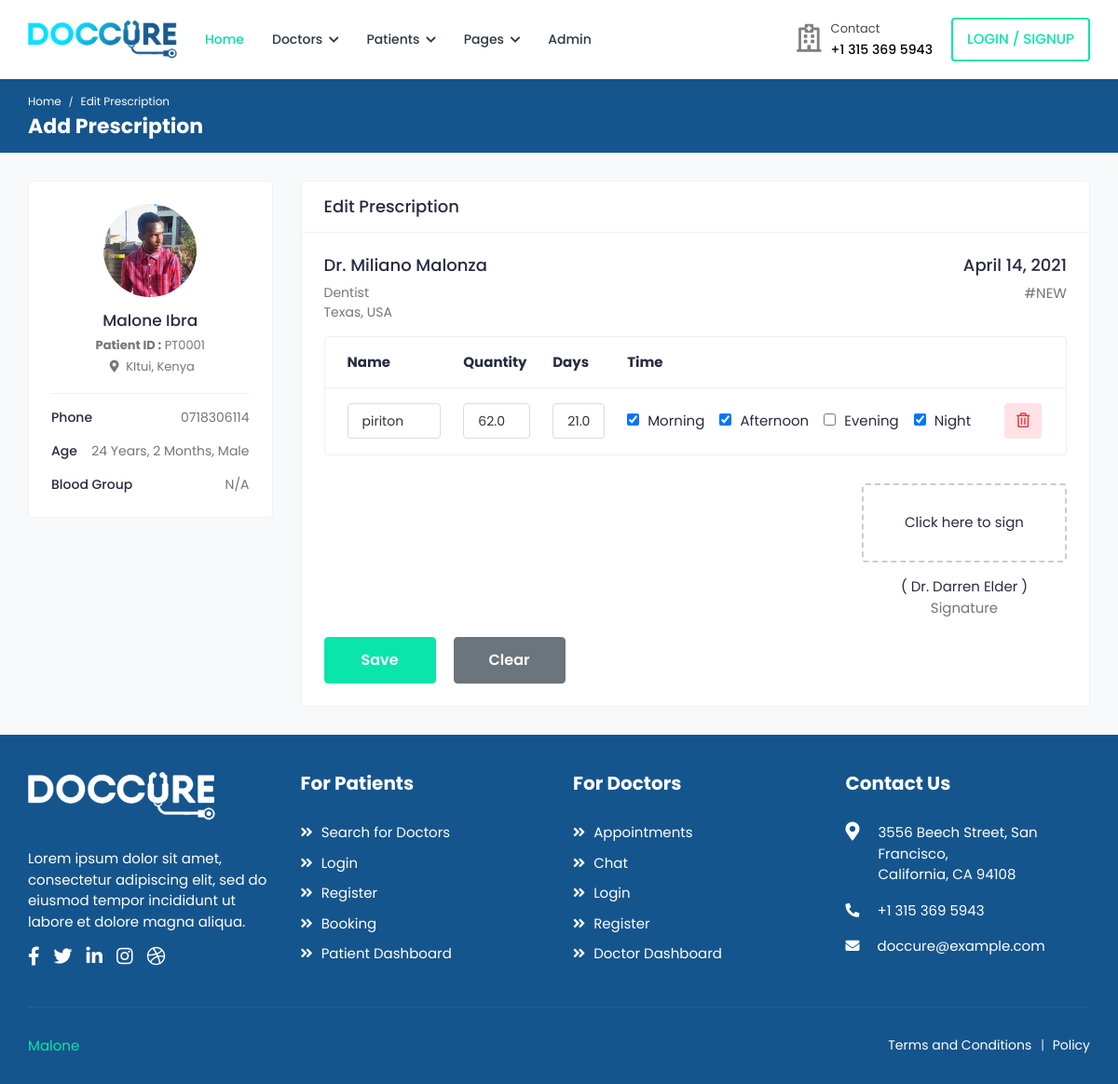
The app's page /doctors/edit-prescription/1/piriton/1/ (signed in), older data.
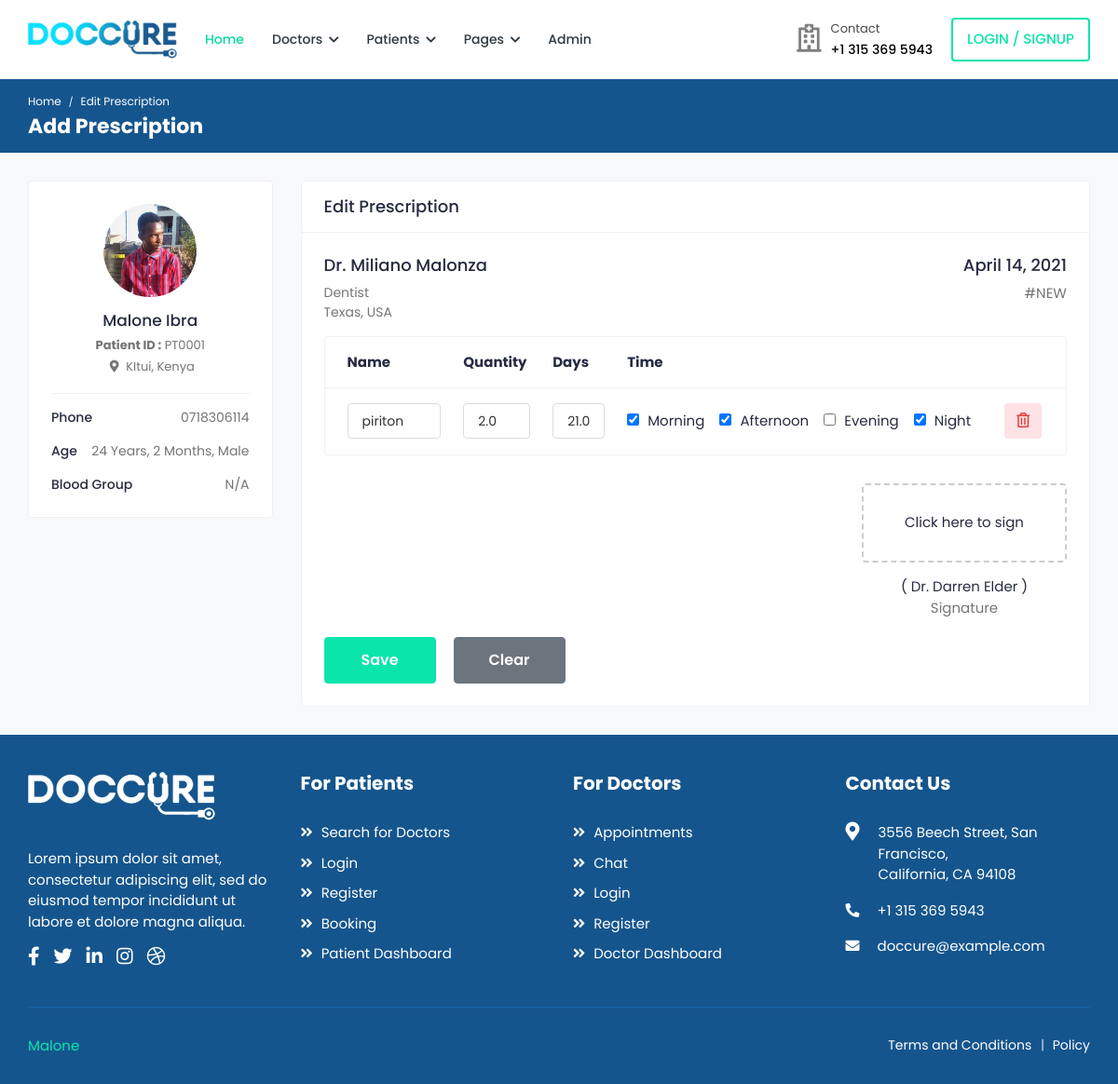
The same page, newer data.
### appointments/models.py (models this page shows, shortened)
class Prescription(models.Model):
	patient = models.ForeignKey(Patient, on_delete=models.CASCADE)
	doctor = models.ForeignKey(Doctor, on_delete=models.CASCADE)
	date = models.DateTimeField('Prescription Date', auto_now_add=True)
	name = models.CharField('Name', max_length=50)
	quantity = models.FloatField('Quantity', default=0.0)
	days = models.FloatField('Prescription Days', default=0.00)
	morning = models.BooleanField('Morning', default=False)
	afternoon = models.BooleanField('Afternoon', default=False)
	evening = models.BooleanField('Evening', default=False)
	night = models.BooleanField('Night', default=False)

### appointments/views.py (the view)
@login_required(login_url='/login/')
@user_passes_test(check_doctor, login_url='/login/')
@user_passes_test(check_settings, login_url='/doctors/profile-settings/')
def edit_prescription(request, patient_id, slug, prescription_id):
	doctor = Doctor.objects.get(user=request.user.id)
	patient = Patient.objects.get(id=patient_id)
	prescription = Prescription.objects.get(id=prescription_id)
	if patient_id == prescription.patient.id:
		if request.method == 'POST':
			form = PrescriptionForm(request.POST, instance=prescription)
			if form.is_valid():
				form.save()
			else:
				return HttpResponse(form.errors)
			prescription = Prescription.objects.get(id=prescription_id)
			return HttpResponseRedirect('../../../../patient-profile/'+patient.first_name+'-'+patient.second_name+'/'+str(patient.id)+'/')
	return render(request, 'doctors/edit-prescription.html', {'profile': doctor, 'patient': patient,
		'prescription': prescription})

### appointments/models.py (called while the page is built)
	def full_name(self):
		return self.title + " " + self.first_name + " " + self.second_name

	def __str__(self):
		return self.first_name +' '+self.second_name

### appointments/views.py (called while the page is built)
def check_doctor(user):
	group = user.groups.get()
	return group.name=='doctors_group'

def check_settings(user):
	profile = Doctor.objects.filter(user=user.id)
	return profile.count()>=1

### appointments/templates/doctors/edit-prescription.html (shortened to what the changed rows need)
{% extends "cas/base.html" %}
{% load static %}
{% block content %}
	<div class="breadcrumb-bar">
		<div class="container-fluid">
			<div class="row align-items-center">
				<div class="col-md-12 col-12">
					<h2 class="breadcrumb-title">Add Prescription</h2>
				</div>
			</div>
		</div>
	</div>
	<div class="content">
		<div class="container-fluid">
			<div class="row">
				<div class="col-md-7 col-lg-8 col-xl-9">
					<div class="card">
						<div class="card-body">
							<form method="post" action="{% url 'edit-prescription' patient.id prescription.name|slugify prescription.id %}">
								<div class="card card-table">
									<div class="card-body">
										<div class="table-responsive">
											<table class="table table-hover table-center">
											<thead>
												<tr>
													<th style="width: 200px">Name</th>
													<th style="width: 100px">Quantity</th>
													<th style="width: 100px">Days</th>
													<th style="width: 100px;">Time</th>
													<th style="width: 80px;"></th>
												</tr>
											</thead>
											<tbody>
												<tr>
													<td>
														<input class="form-control" name="name" value="{{prescription.name}}" type="text">
													</td>
													<td>
														<input class="form-control" name="quantity" type="text" value="{{prescription.quantity}}">
													</td>
													<td>
														<input class="form-control" name="days" value="{{prescription.days}}" type="text">
													</td>
													<td>
														<div class="form-check form-check-inline">
															<label class="form-check-label">
																<input class="form-check-input" name="morning" type="checkbox" {% if prescription.morning %} checked {% endif %}> Morning
															</label>
														</div>
														<div class="form-check form-check-inline">
															<label class="form-check-label">
																<input class="form-check-input" name="afternoon" type="checkbox" {% if prescription.afternoon %} checked {% endif %}> Afternoon
															</label>
														</div>
														<div class="form-check form-check-inline">
															<label class="form-check-label">
																<input class="form-check-input" name="evening" type="checkbox" {% if prescription.evening %} checked {% endif %}> Evening
															</label>
														</div>
														<div class="form-check form-check-inline">
															<label class="form-check-label">
																<input class="form-check-input" name="night" type="checkbox" {% if prescription.night %} checked {% endif %}> Night
															</label>
														</div>
													</td>
												</tr>
											</tbody>
											</table>
										</div>
									</div>
								</div>
							</form>
						</div>
					</div>
				</div>
			</div>
		</div>
	</div>
{% endblock %}

Row changes from the older to the newer data that the page shows:
changed Prescription "piriton": quantity "62.0" → "2.0"
